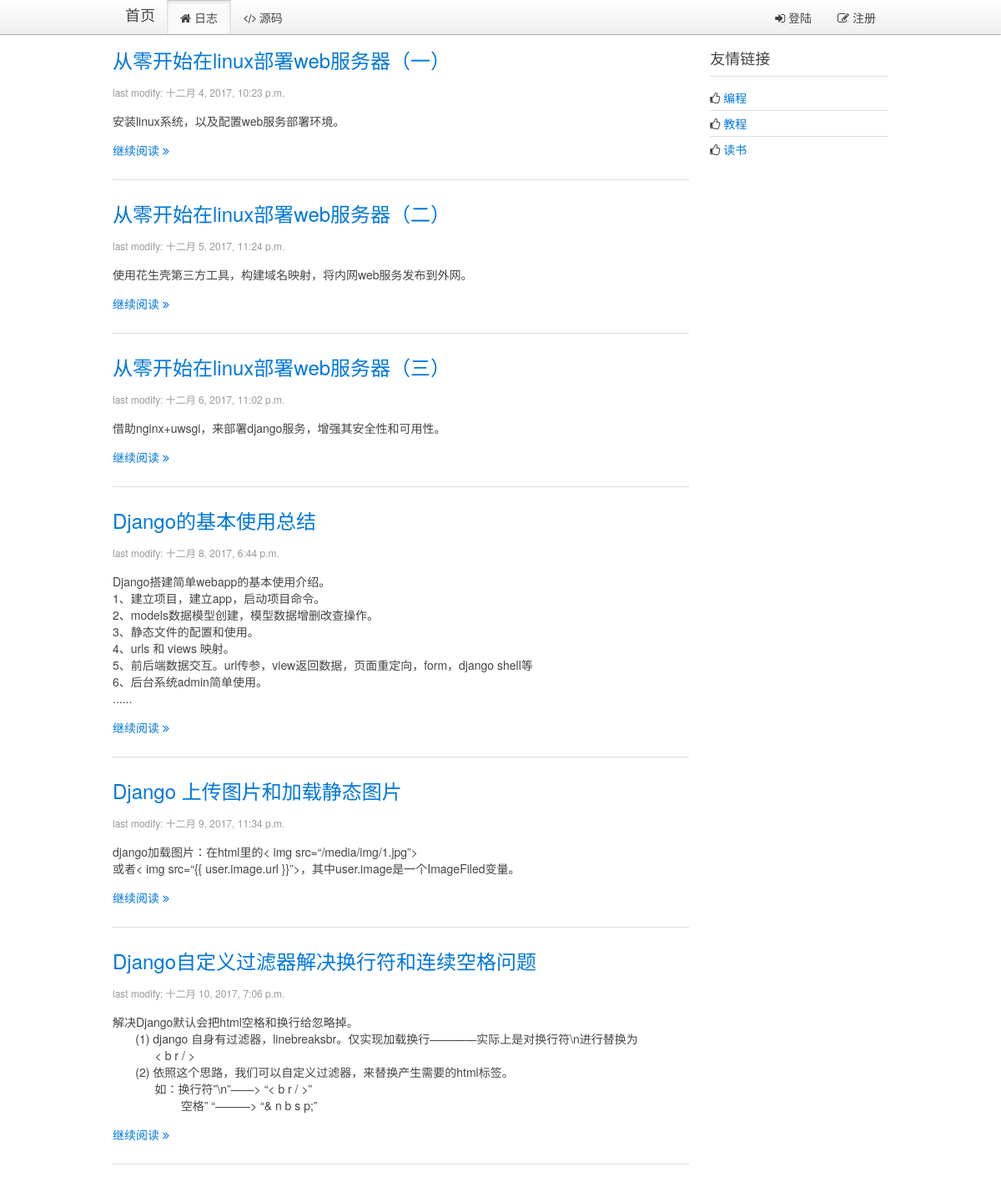
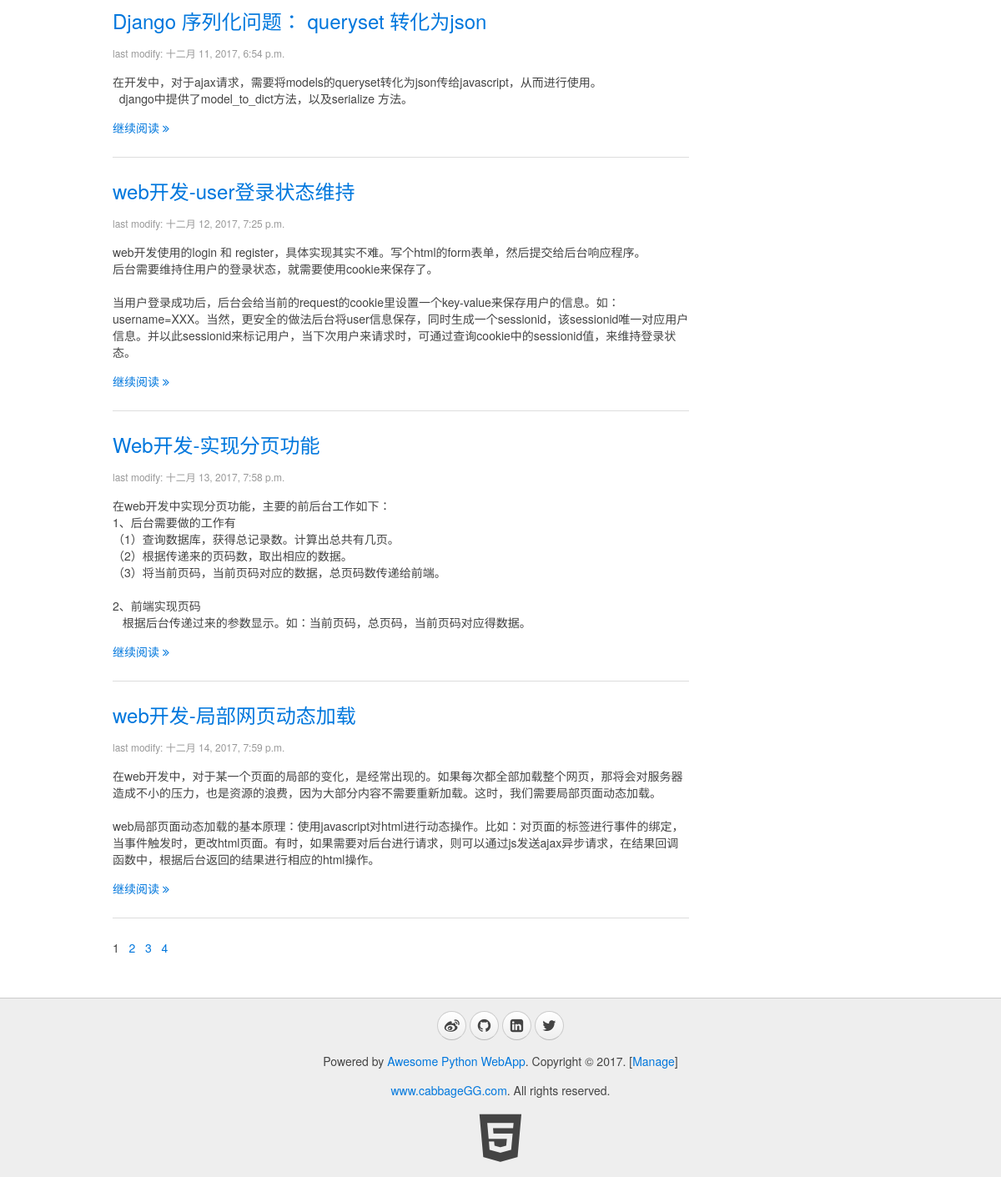
Screenshot of /blog/ with the database file from the repository (2 pictures, top to bottom).
### blog/models.py (models this page shows, shortened)
class Blog(models.Model):
    title = models.CharField(max_length=32, default="Title")
    content = models.TextField(null=True)
    summary = models.TextField(null=True)
    create_time = models.DateTimeField(null=True)

### blog/views.py (the view)
def blogs(request):
    userinfo = ""
    account = request.COOKIES.get("account","")
    if account:
        userinfo = models.User.objects.filter(account=account)
        if userinfo:
            userinfo = userinfo[0]
    page = int(request.GET.get("p", "1"))
    first = (page - 1)*10
    end = first + 10
    blogs = models.Blog.objects.all()
    total_nums = len(blogs)
    if total_nums <= end:
        end = total_nums #最后一页的逻辑处理
    if (total_nums % 10) > 0:
        page_nums = int(total_nums/10) + 1
    else:
        page_nums = int(total_nums/10)
    page_nums = range(0, page_nums)
    blogs = blogs[first:end]
    page = page - 1
    return render(request, "blog/blogs.html", {"blogs": blogs, "page":page, "page_nums":page_nums, "userinfo":userinfo})

### blog/templatetags/myfilter.py (called while the page is built)
@register.filter
def replaceTags(content):  #这里应该需要继续研究下，有时候需要空格，而不是&nbsp;
    content = content.replace("  ", "&nbsp;&nbsp;")  # 预处理空格
    content = content.replace("\n", "<br/>")  # 预处理换行
    return content

### blog/templates/blog/blogs.html (shortened to what this page needs)
{% extends '__base__.html' %}
{% load myfilter %}
{% block content %}
    <div class="uk-width-medium-3-4">
    {% for blog in blogs %}
        <article class="uk-article">
            <h2><a href="/blog/page/{{ blog.id }}">{{ blog.title }}</a></h2>
            <p class="uk-article-meta">last modify: {{ blog.create_time }}</p>
            <p>{% autoescape off %}{{ blog.summary | replaceTags }}{% endautoescape %}</p>
            <p><a href="/blog/page/{{ blog.id }}">继续阅读 <i class="uk-icon-angle-double-right"></i></a></p>
        </article>
        <hr class="uk-article-divider">
    {% endfor %}
        <div class="page">
        {% for page_num in page_nums %}
            {% if page_num == page %}
                <span>{{ page_num|add:"1" }}&nbsp;&nbsp;</span>
            {% else %}
                <a href="?p={{ page_num|add:"1" }}"><span>{{ page_num|add:"1" }}&nbsp;&nbsp;</span></a>
            {% endif %}
        {% endfor %}
        </div>
    </div>
    <div class="uk-width-medium-1-4">
        <div class="uk-panel uk-panel-header">
            <h3 class="uk-panel-title">友情链接</h3>
            <ul class="uk-list uk-list-line">
                <li><i class="uk-icon-thumbs-o-up"></i> <a target="_blank" href="https://github.com/cabbageGG">编程</a></li>
                <li><i class="uk-icon-thumbs-o-up"></i> <a target="_blank" href="https://www.liaoxuefeng.com/">教程</a></li>
                <li><i class="uk-icon-thumbs-o-up"></i> <a target="_blank" href="http://blog.jobbole.com/all-posts/">读书</a></li>
            </ul>
        </div>
    </div>
{% endblock %}

### rows the page displays
Blog: title "从零开始在linux部署web服务器（一）", create_time "十二月 4, 2017, 10:23 p.m.", summary "安装linux系统，以及配置web服务部署环境。"
Blog: title "从零开始在linux部署web服务器（二）", create_time "十二月 5, 2017, 11:24 p.m.", summary "使用花生壳第三方工具，构建域名映射，将内网web服务发布到外网。"
Blog: title "从零开始在linux部署web服务器（三）", create_time "十二月 6, 2017, 11:02 p.m.", summary "借助nginx+uwsgi，来部署django服务，增强其安全性和可用性。"
Blog: title "Django的基本使用总结", create_time "十二月 8, 2017, 6:44 p.m.", summary "Django搭建简单webapp的基本使用介绍。 1、建立项目，建立app，启动项目命令。 2、models数据模型创建，模型数据增删改查操作。 3、静态文件的配置和使用。 4、urls 和 views 映射。 5、前后端数据交互。url传参，view返回数据，页面重定向，form，django shell等 6、后台系统admin简单使用。 ......"
Blog: title "Django 上传图片和加载静态图片", create_time "十二月 9, 2017, 11:34 p.m.", summary "django加载图片：在html里的< img src=“/media/img/1.jpg”> 或者< img src=“{{ user.image.url }}”>，其中user.image是一个ImageFiled变量。"
Blog: title "Django自定义过滤器解决换行符和连续空格问题", create_time "十二月 10, 2017, 7:06 p.m.", summary "解决Django默认会把html空格和换行给忽略掉。 (1) django 自身有过滤器，linebreaksbr。仅实现加载换行————实际上是对换行符\\n进行替换为 < b r / > (2) 依照这个思路，我们可以自定义过滤器，来替换产生需要的html标签。 如：换行符”\\n”——> “< b r / >” 空格” “———> “& n b s p;”"
Blog: title "Django 序列化问题： queryset 转化为json", create_time "十二月 11, 2017, 6:54 p.m.", summary "在开发中，对于ajax请求，需要将models的queryset转化为json传给javascript，从而进行使用。 django中提供了model_to_dict方法，以及serialize 方法。"
Blog: title "web开发-user登录状态维持", create_time "十二月 12, 2017, 7:25 p.m.", summary "web开发使用的login 和 register，具体实现其实不难。写个html的form表单，然后提交给后台响应程序。 后台需要维持住用户的登录状态，就需要使用cookie来保存了。 当用户登录成功后，后台会给当前的request的cookie里设置一个key-value来保存用户的信息。如：username=XXX。当然，更安全的做法后台将user信息保存，同时生成一个sessionid，该sessionid唯一对应用户信息。并以此sessionid来标记用户，当下次用户来请求时，可通过查询cookie中的sessionid值，来维持登录状态。"
Blog: title "Web开发-实现分页功能", create_time "十二月 13, 2017, 7:58 p.m.", summary "在web开发中实现分页功能，主要的前后台工作如下： 1、后台需要做的工作有 （1）查询数据库，获得总记录数。计算出总共有几页。 （2）根据传递来的页码数，取出相应的数据。 （3）将当前页码，当前页码对应的数据，总页码数传递给前端。 2、前端实现页码 根据后台传递过来的参数显示。如：当前页码，总页码，当前页码对应得数据。"
Blog: title "web开发-局部网页动态加载", create_time "十二月 14, 2017, 7:59 p.m.", summary "在web开发中，对于某一个页面的局部的变化，是经常出现的。如果每次都全部加载整个网页，那将会对服务器造成不小的压力，也是资源的浪费，因为大部分内容不需要重新加载。这时，我们需要局部页面动态加载。 web局部页面动态加载的基本原理：使用javascript对html进行动态操作。比如：对页面的标签进行事件的绑定，当事件触发时，更改html页面。有时，如果需要对后台进行请求，则可以通过js发送ajax异步请求，在结果回调函数中，根据后台返回的结果进行相应的html操作。"

### other values shown
{{ page_num|add:"1" }} "1"
{{ page_num|add:"1" }} "2" "3" "4"
